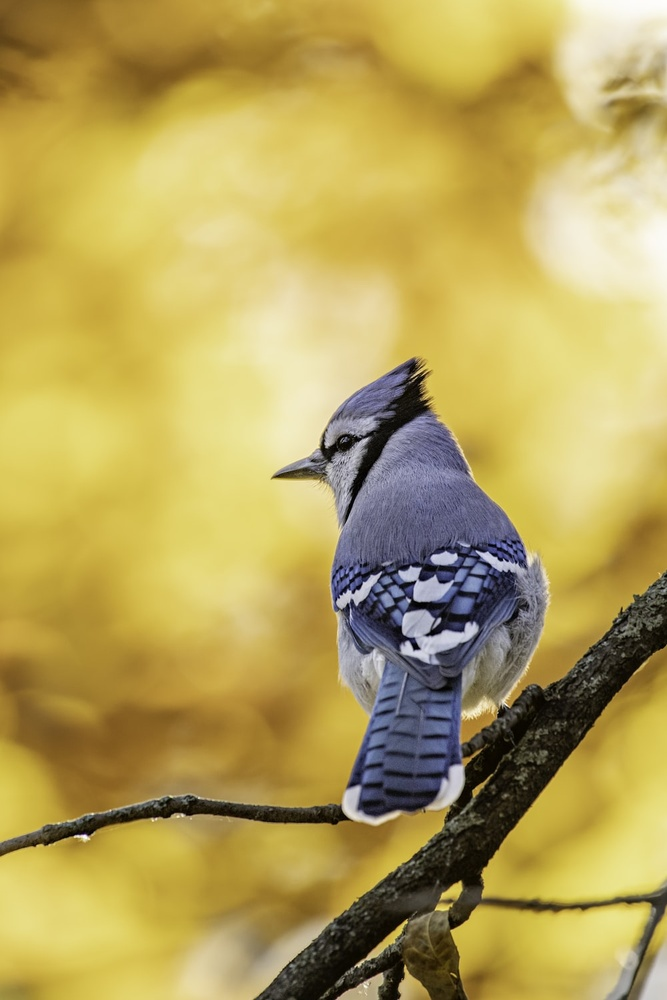
#> input picture bird_image.jpeg, 667 x 1000 px, shrunk from 1000 x 1500 before the run
$ jupyter execute Assignment_3.ipynb
#> lines starting #> are read from the running program, lines starting #| are printed output that depends on the picture
## Problem Statement:
### Read any image. Display the histogram, Equalized histogram, and image with equalized histogram.

[cell 1]
import matplotlib.pyplot as plt
import cv2

[cell 2]
image_path = 'bird_image.jpeg'

image = cv2.imread(image_path)
#> image is the input picture: shape (1000, 667, 3); mean B, G, R 89.8, 162.9, 182.4
plt.imshow(image)
plt.show()

## Displaying Histogram for the above image:
This code will load the image, convert it to grayscale, and calculate the histogram of the grayscale image. It will then plot the histogram using matplotlib. The histogram will have 256 bins, corresponding to the possible gray levels in the image.

[cell 3]
# Load the image and convert it to grayscale
gray = cv2.cvtColor(image, cv2.COLOR_BGR2GRAY)
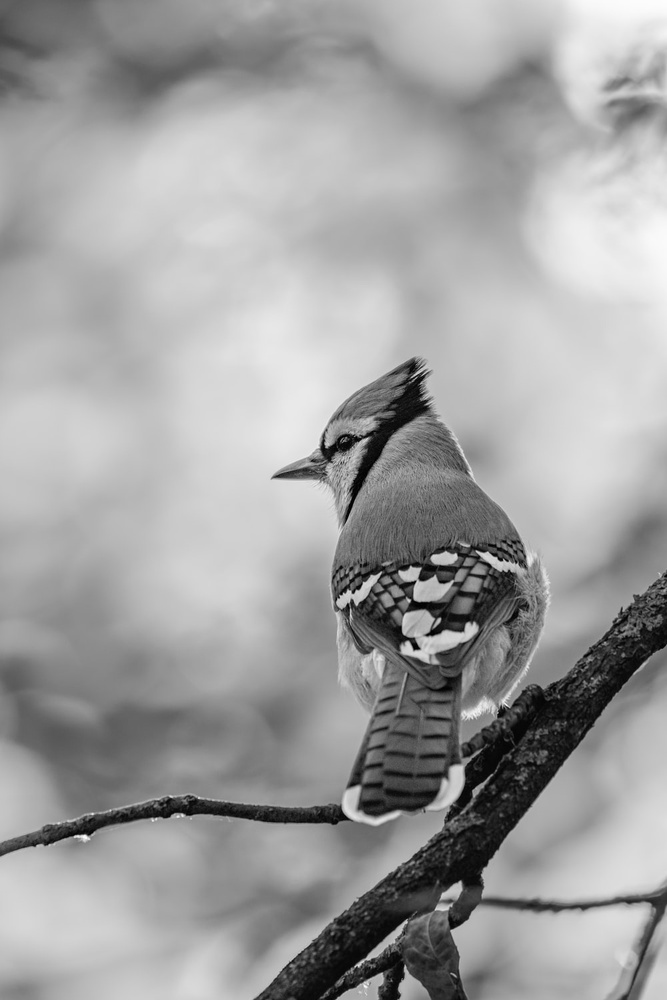
#> gray: shape (1000, 667); min 0, max 253, mean 160.4

plt.imshow(gray)
plt.show()

[cell 4]
# Calculate the histogram
hist = cv2.calcHist([gray], [0], None, [256], [0, 256])
#> hist = 256 values, max 9260 at index 208, min 0 at index 254, mean 2605.5

# Plot the histogram
plt.figure()
plt.title("Grayscale Histogram")
plt.xlabel("Bins")
plt.ylabel("Number of Pixels")
plt.plot(hist)
plt.xlim([0, 256])
plt.show()
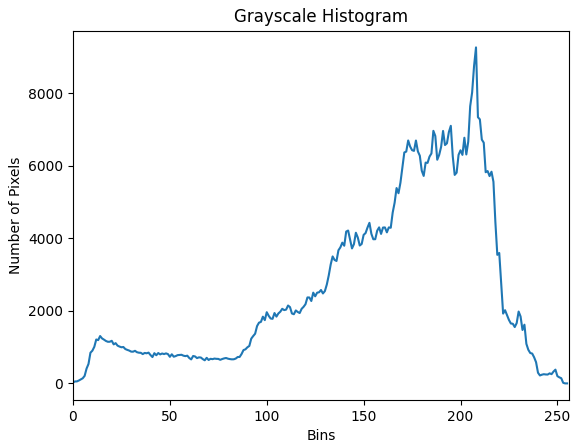
#> figure drawn by matplotlib, 1 panel; curve peaks at x = 208, y = 9260

## Displaying Equalized Histogram for the image:
This code will equalize the histogram of the grayscale image using the cv2.equalizeHist() function, and calculate the histogram of the equalized image. It will then plot the histogram using matplotlib. The histogram will have 256 bins, corresponding to the possible gray levels in the image.

[cell 5]
# Equalize the histogram
eq_hist = cv2.equalizeHist(gray)
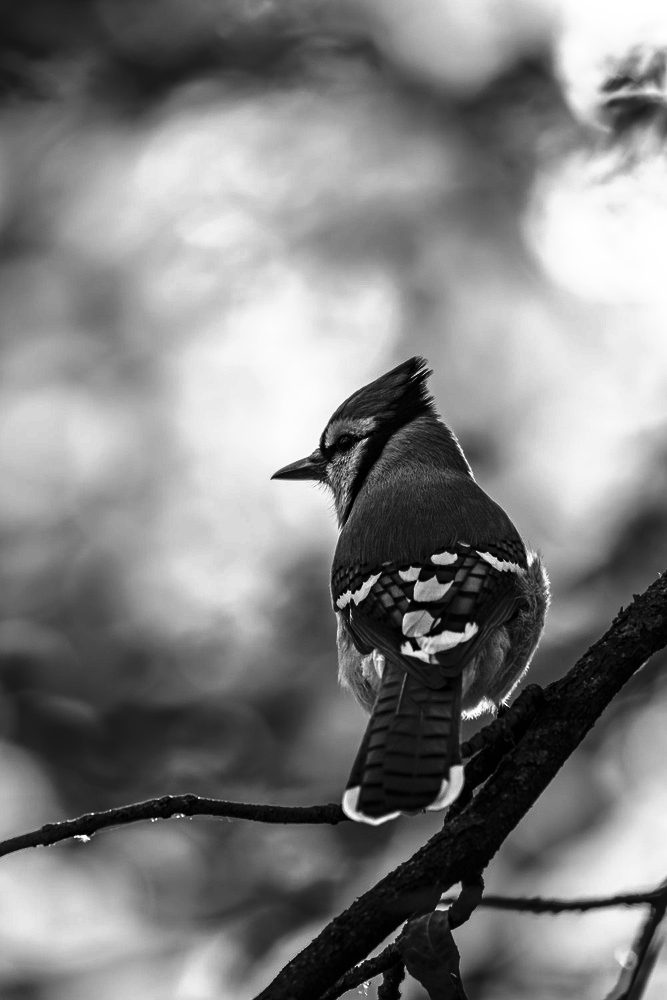
#> eq_hist: shape (1000, 667); min 0, max 255, mean 128.4

# Calculate the histogram
hist2 = cv2.calcHist([eq_hist], [0], None, [256], [0, 256])
#> hist2 = 256 values, max 9260 at index 217, min 0 at index 59, mean 2605.5

# Plot the histogram
plt.figure()
plt.title("Equalized Grayscale Histogram")
plt.xlabel("Bins")
plt.ylabel("Number of Pixels")
plt.plot(hist2)
plt.xlim([0, 256])
plt.show()
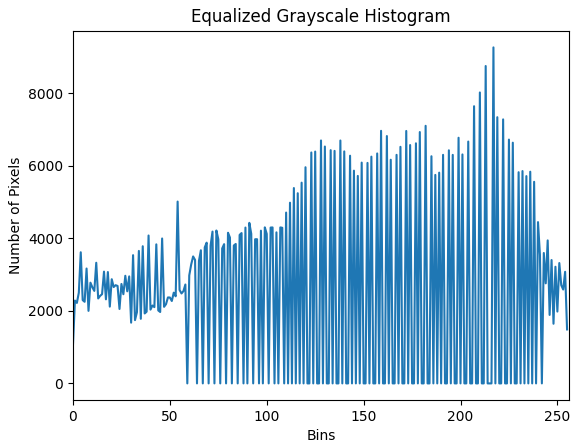
#> figure drawn by matplotlib, 1 panel; curve peaks at x = 217, y = 9260

$ run again, with tiger_image.jpeg copied over bird_image.jpeg
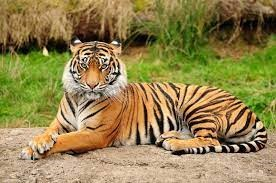
#> input picture tiger_image.jpeg, 276 x 183 px
#> image is the input picture: shape (183, 276, 3); mean B, G, R 79.9, 131.6, 147.9
#> hist = 256 values, max 448 at index 145, min 0 at index 255, mean 197.3
#> `eq_hist = cv2.equalizeHist(gray)`:
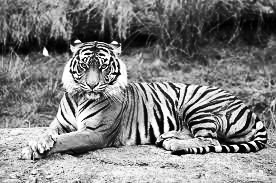
#> eq_hist: shape (183, 276); min 0, max 255, mean 128.2
#> hist2 = 256 values, max 448 at index 149, min 0 at index 56, mean 197.3
#> `plt.show()`:
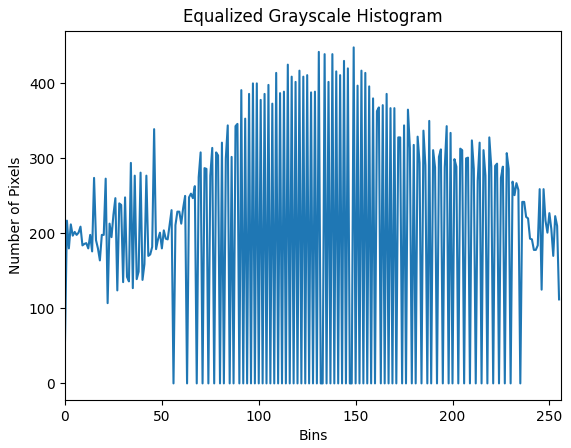
#> figure drawn by matplotlib, 1 panel; curve peaks at x = 149, y = 448
